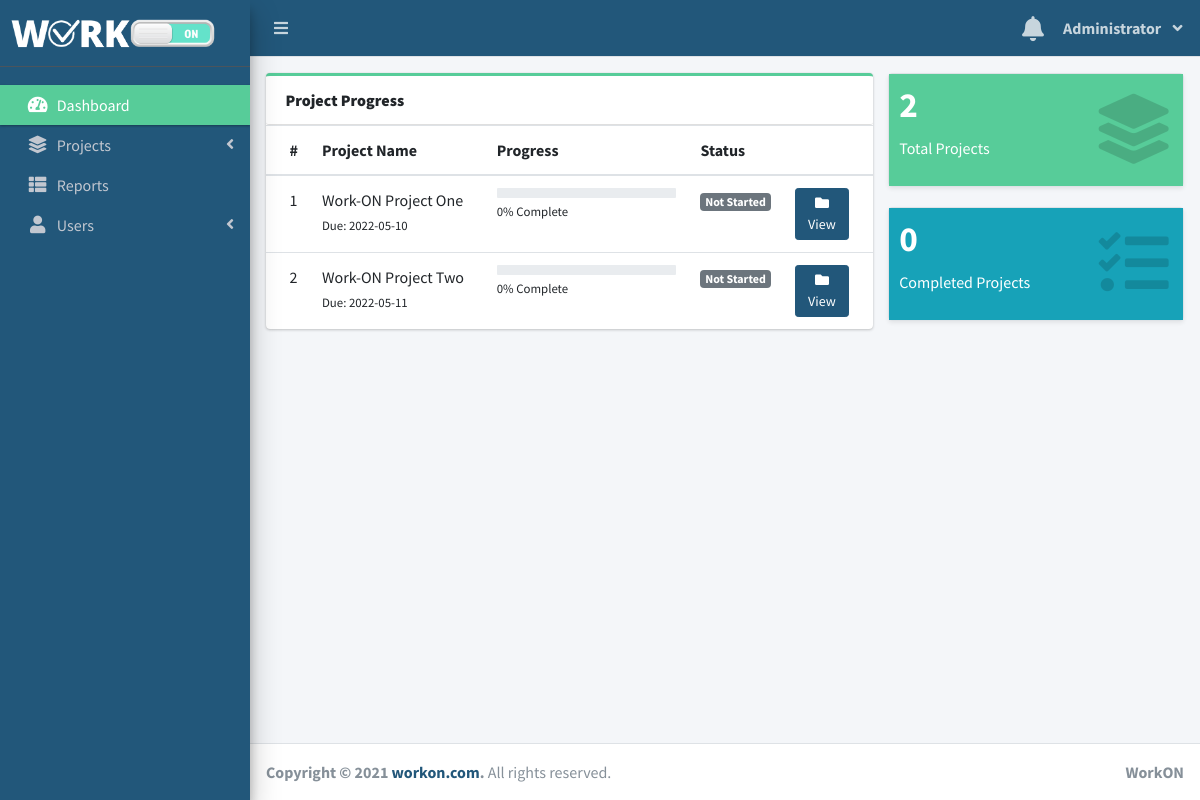
The page / (signed in) on the database its author committed.
### tables this page shows
CREATE TABLE `project_list` (
  `id` int(30) NOT NULL,
  `name` varchar(200) NOT NULL,
  `description` text NOT NULL,
  `status` tinyint(2) NOT NULL,
  `proj_status` int(11) NOT NULL DEFAULT 0,
  `start_date` date DEFAULT NULL,
  `end_date` date NOT NULL,
  `manager_id` int(30) NOT NULL,
  `chair_id` int(30) NOT NULL,
  `user_ids` text NOT NULL,
  `user_type` int(1) NOT NULL DEFAULT 3,
  `project_url` longtext NOT NULL,
  `project_time_sheet` longtext NOT NULL,
  `project_files` longtext NOT NULL,
  `date_created` datetime NOT NULL DEFAULT current_timestamp()
);

### home.php (the view, shortened to what this page needs)
<?php include('db_connect.php') ?>
      <div class="row">
        <div class="col-md-8">
        <div class="card card-outline card-success">
          <div class="card-header">
            <b>Project Progress</b>
          </div>
          <div class="card-body p-0">
            <div class="table-responsive">
              <table class="table m-0 table-hover">
                <colgroup>
                  <col width="5%">
                  <col width="30%">
                  <col width="35%">
                  <col width="15%">
                  <col width="15%">
                </colgroup>
                <thead>
                  <th># </th>
                  <th>Project Name</th>
                  <th>Progress</th>
                  <th>Status</th>
                  <th></th>
                </thead>
                <tbody>
                <?php
                $i = 1;
                $where = "";
								$deanid = $_SESSION['login_id'];
								$chairid = $_SESSION['login_id'];
								$memberid = $_SESSION['login_id'];
								if($_SESSION['login_type'] == 3){
									if ($deanid === $_SESSION['login_id']){
                    $qry = $conn->query("SELECT * FROM project_list p INNER JOIN users u ON p.user_type = u.type WHERE manager_id = $deanid GROUP BY p.id ASC");
                  while($row= $qry->fetch_assoc()):
                  $prog= 0;
                  $tprog = $conn->query("SELECT * FROM task_list where project_id = {$row['id']}")->num_rows;
                  $cprog = $conn->query("SELECT * FROM task_list where project_id = {$row['id']} and status = 5")->num_rows;
                  $prog = $tprog > 0 ? ($cprog/$tprog) * 100 : 0;
                  $prog = $prog > 0 ?  number_format($prog,2) : $prog;
                  $prod = $conn->query("SELECT * FROM user_productivity where project_id = {$row['id']}")->num_rows;
                  if($row['status'] == 0 && strtotime(date('Y-m-d')) >= strtotime($row['start_date'])):
                  if($prod  > 0  || $cprog > 0)
                    $row['status'] = 2;
                  else
                    $row['status'] = 1;
                  elseif($row['status'] == 0 && strtotime(date('Y-m-d')) > strtotime($row['end_date'])):
                  $row['status'] = 4;
                  endif;
                  ?>
                  <tr>
                    <td>
                        <?php echo $i++ ?>
                    </td>
                    <td>
                        <a>
                            <?php echo ucwords($row['name']) ?>
                        </a>
                        <br>
                        <small>
                            Due: <?php echo date("Y-m-d",strtotime($row['end_date'])) ?>
                        </small>
                    </td>
                    <td class="hide">
                      <?php echo ucwords($row['name']) ?>
                    </td>
                    <td class="project_progress">
                        <div class="progress progress-sm">
                            <div class="progress-bar bg-green" role="progressbar progressbar-success" aria-valuenow="57" aria-valuemin="0" aria-valuemax="100" style="width: <?php echo $prog ?>%">
                            </div>
                        </div>
                        <small>
                            <?php echo $prog ?>% Complete
                        </small>
                    </td>
                    <td class="project-state">
                        <?php
                          if($row['status'] == 1){
                            echo "<span class='badge badge-secondary'>Not Started</span>";
                          }elseif($row['status'] == 2){
                          echo "<span class='badge badge-primary'>Started</span>";
                          }elseif($row['status'] == 3){
                          echo "<span class='badge badge-info'>In Progress</span>";
                          }elseif($row['status'] == 4){
                          echo "<span class='badge badge-warning'>In Review</span>";
                          }elseif($row['status'] == 5){
                          echo "<span class='badge badge-success'>Completed</span>";
                          }
                        ?>
                    </td>
                    <td>
                      <a class="btn btn-primary btn-sm" href="./index.php?page=view_project&id=<?php echo $row['id'] ?>">
                            <i class="fas fa-folder">
                            </i>
                            View
                      </a>
                    </td>
                  </tr>
                  <?php endwhile;
                  }
                  if ($chairid === $_SESSION['login_id']){
										$qry = $conn->query("SELECT * FROM project_list p INNER JOIN users u ON u.type = p.user_type WHERE p.chair_id = $chairid  GROUP BY p.name ASC");
                  while($row= $qry->fetch_assoc()):
                  $prog= 0;
                  $tprog = $conn->query("SELECT * FROM task_list where project_id = {$row['id']}")->num_rows;
                  $cprog = $conn->query("SELECT * FROM task_list where project_id = {$row['id']} and status = 5")->num_rows;
                  $prog = $tprog > 0 ? ($cprog/$tprog) * 100 : 0;
                  $prog = $prog > 0 ?  number_format($prog,2) : $prog;
                  $prod = $conn->query("SELECT * FROM user_productivity where project_id = {$row['id']}")->num_rows;
                  if($row['status'] == 0 && strtotime(date('Y-m-d')) >= strtotime($row['start_date'])):
                  if($prod  > 0  || $cprog > 0)
                    $row['status'] = 2;
                  else
                    $row['status'] = 1;
                  elseif($row['status'] == 0 && strtotime(date('Y-m-d')) > strtotime($row['end_date'])):
                  $row['status'] = 4;
                  endif;
                  ?>
                  <tr>
                    <td>
                        <?php echo $i++ ?>
                    </td>
                    <td>
                        <a>
                            <?php echo ucwords($row['name']) ?>
                        </a>
                        <br>
                        <small>
                            Due: <?php echo date("Y-m-d",strtotime($row['end_date'])) ?>
                        </small>
                    </td>
                    <td class="hide">
                      <?php echo ucwords($row['name']) ?>
                    </td>
                    <td class="project_progress">
                        <div class="progress progress-sm">
                            <div class="progress-bar bg-green" role="progressbar progressbar-success" aria-valuenow="57" aria-valuemin="0" aria-valuemax="100" style="width: <?php echo $prog ?>%">
                            </div>
                        </div>
                        <small>
                            <?php echo $prog ?>% Complete
                        </small>
                    </td>
                    <td class="project-state">
                        <?php
                          if($row['status'] == 1){
                            echo "<span class='badge badge-secondary'>Not Started</span>";
                          }elseif($row['status'] == 2){
                          echo "<span class='badge badge-primary'>Started</span>";
                          }elseif($row['status'] == 3){
                          echo "<span class='badge badge-info'>In Progress</span>";
                          }elseif($row['status'] == 4){
                          echo "<span class='badge badge-warning'>In Review</span>";
                          }elseif($row['status'] == 5){
                          echo "<span class='badge badge-success'>Completed</span>";
                          }
                        ?>
                    </td>
                    <td>
                      <a class="btn btn-primary btn-sm" href="./index.php?page=view_project&id=<?php echo $row['id'] ?>">
                            <i class="fas fa-folder">
                            </i>
                            View
                      </a>
                    </td>
                  </tr>
                  <?php endwhile;
                  }
                  if ($memberid === $_SESSION['login_id']){
										$qry = $conn->query("SELECT * FROM project_list p INNER JOIN users u ON u.type = p.user_type WHERE concat('[',REPLACE(p.user_ids,',','],['),']') LIKE '%[{$memberid}]%' GROUP BY p.name ASC");
                  while($row= $qry->fetch_assoc()):
                  $prog= 0;
                  $tprog = $conn->query("SELECT * FROM task_list where project_id = {$row['id']}")->num_rows;
                  $cprog = $conn->query("SELECT * FROM task_list where project_id = {$row['id']} and status = 5")->num_rows;
                  $prog = $tprog > 0 ? ($cprog/$tprog) * 100 : 0;
                  $prog = $prog > 0 ?  number_format($prog,2) : $prog;
                  $prod = $conn->query("SELECT * FROM user_productivity where project_id = {$row['id']}")->num_rows;
                  if($row['status'] == 0 && strtotime(date('Y-m-d')) >= strtotime($row['start_date'])):
                  if($prod  > 0  || $cprog > 0)
                    $row['status'] = 2;
                  else
                    $row['status'] = 1;
                  elseif($row['status'] == 0 && strtotime(date('Y-m-d')) > strtotime($row['end_date'])):
                  $row['status'] = 4;
                  endif;
                  ?>
                  <tr>
                    <td>
                        <?php echo $i++ ?>
                    </td>
                    <td>
                        <a>
                            <?php echo ucwords($row['name']) ?>
                        </a>
                        <br>
                        <small>
                            Due: <?php echo date("Y-m-d",strtotime($row['end_date'])) ?>
                        </small>
                    </td>
                    <td class="hide">
                      <?php echo ucwords($row['name']) ?>
                    </td>
                    <td class="project_progress">
                        <div class="progress progress-sm">
                            <div class="progress-bar bg-green" role="progressbar progressbar-success" aria-valuenow="57" aria-valuemin="0" aria-valuemax="100" style="width: <?php echo $prog ?>%">
                            </div>
                        </div>
                        <small>
                            <?php echo $prog ?>% Complete
                        </small>
                    </td>
                    <td class="project-state">
                        <?php
                          if($row['status'] == 1){
                            echo "<span class='badge badge-secondary'>Not Started</span>";
                          }elseif($row['status'] == 2){
                          echo "<span class='badge badge-primary'>Started</span>";
                          }elseif($row['status'] == 3){
                          echo "<span class='badge badge-info'>In Progress</span>";
                          }elseif($row['status'] == 4){
                          echo "<span class='badge badge-warning'>In Review</span>";
                          }elseif($row['status'] == 5){
                          echo "<span class='badge badge-success'>Completed</span>";
                          }
                        ?>
                    </td>
                    <td>
                      <a class="btn btn-primary btn-sm" href="./index.php?page=view_project&id=<?php echo $row['id'] ?>">
                            <i class="fas fa-folder">
                            </i>
                            View
                      </a>
                    </td>
                  </tr>
                  <?php endwhile;
                  }
                }
                elseif($_SESSION['login_type'] == 1){
                  $qry = $conn->query("SELECT * FROM project_list p INNER JOIN users u GROUP BY p.id asc");
                  while($row= $qry->fetch_assoc()):
                  $tprog = $conn->query("SELECT * FROM task_list where project_id = {$row['id']}")->num_rows;
                  $cprog = $conn->query("SELECT * FROM task_list where project_id = {$row['id']} and status = 5")->num_rows;
                  $prog = $tprog > 0 ? ($cprog/$tprog) * 100 : 0;
                  $prog = $prog > 0 ?  number_format($prog,2) : $prog;
                  ?>
                  <tr>
                    <td>
                        <?php echo $i++ ?>
                    </td>
                    <td>
                        <a>
                            <?php echo ucwords($row['name']) ?>
                        </a>
                        <br>
                        <small>
                            Due: <?php echo date("Y-m-d",strtotime($row['end_date'])) ?>
                        </small>
                    </td>
                    <td class="project_progress">
                        <div class="progress progress-sm">
                        </div>
                        <small>
                            <?php echo $prog ?>% Complete
                        </small>
                    </td>
                    <td class="project-state">
                        <?php
                          if($row['status'] == 1){
                            echo "<span class='badge badge-secondary'>Not Started</span>";
                          }elseif($row['status'] == 2){
                          echo "<span class='badge badge-primary'>Started</span>";
                          }elseif($row['status'] == 3){
                          echo "<span class='badge badge-info'>In Progress</span>";
                          }elseif($row['status'] == 4){
                          echo "<span class='badge badge-warning'>In Review</span>";
                          }elseif($row['status'] == 5){
                          echo "<span class='badge badge-success'>Completed</span>";
                          }
                        ?>
                    </td>
                    <td>
                      <a class="btn btn-primary btn-sm" href="./index.php?page=view_project&id=<?php echo $row['id'] ?>">
                            <i class="fas fa-folder">
                            </i>
                            View
                      </a>
                    </td>
                  </tr>
                  <?php endwhile;
                }
                ?>
                </tbody>
              </table>
            </div>
          </div>
        </div>
        </div>
        <div class="col-md-4">
          <div class="row">
          <div class="col-12 col-sm-6 col-md-12">
            <div class="small-box bg-light shadow-sm border">
              <div class="inner bg-success">
                <h3><?php echo $conn->query("SELECT * FROM project_list $where")->num_rows; ?></h3>
                <p>Total Projects</p>
              </div>
              <div class="icon">
                <i class="fa fa-layer-group"></i>
              </div>
            </div>
          </div>
           <div class="col-12 col-sm-6 col-md-12">
            <div class="small-box bg-light shadow-sm border">
              <div class="inner bg-info">
                <h3><?php echo $conn->query("SELECT t.*,p.* FROM task_list t INNER JOIN project_list p ON t.project_id = p.id WHERE t.status = '5' AND p.status = '5' GROUP BY p.id HAVING count(p.id)")->num_rows; ?></h3>
                <p>Completed Projects</p>
              </div>
              <div class="icon">
                <i class="fa fa-tasks"></i>
              </div>
            </div>
          </div>
      </div>
        </div>
      </div>

### rows shown on the page
project_list: name "Work-ON Project One", end_date "2022-05-10", prog "0", status "Not Started"
project_list: name "Work-ON Project Two", end_date "2022-05-11", prog "0", status "Not Started"

### other values the page prints
$_SESSION['login_firstname'] "Administrator"
$conn->query("SELECT * FROM project_list $where")->num_rows "2"
$_SESSION['system']['name'] "WorkON"
